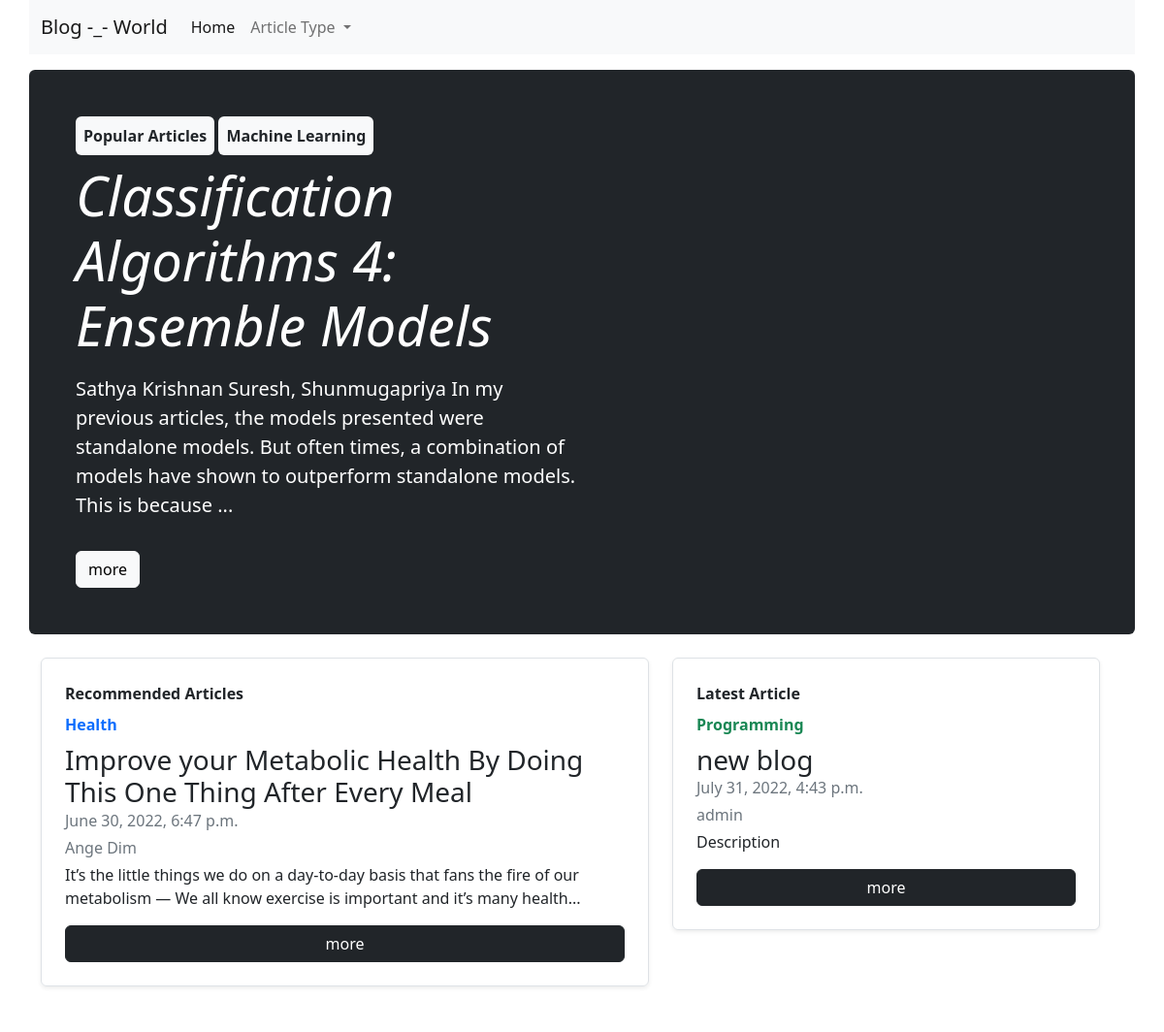
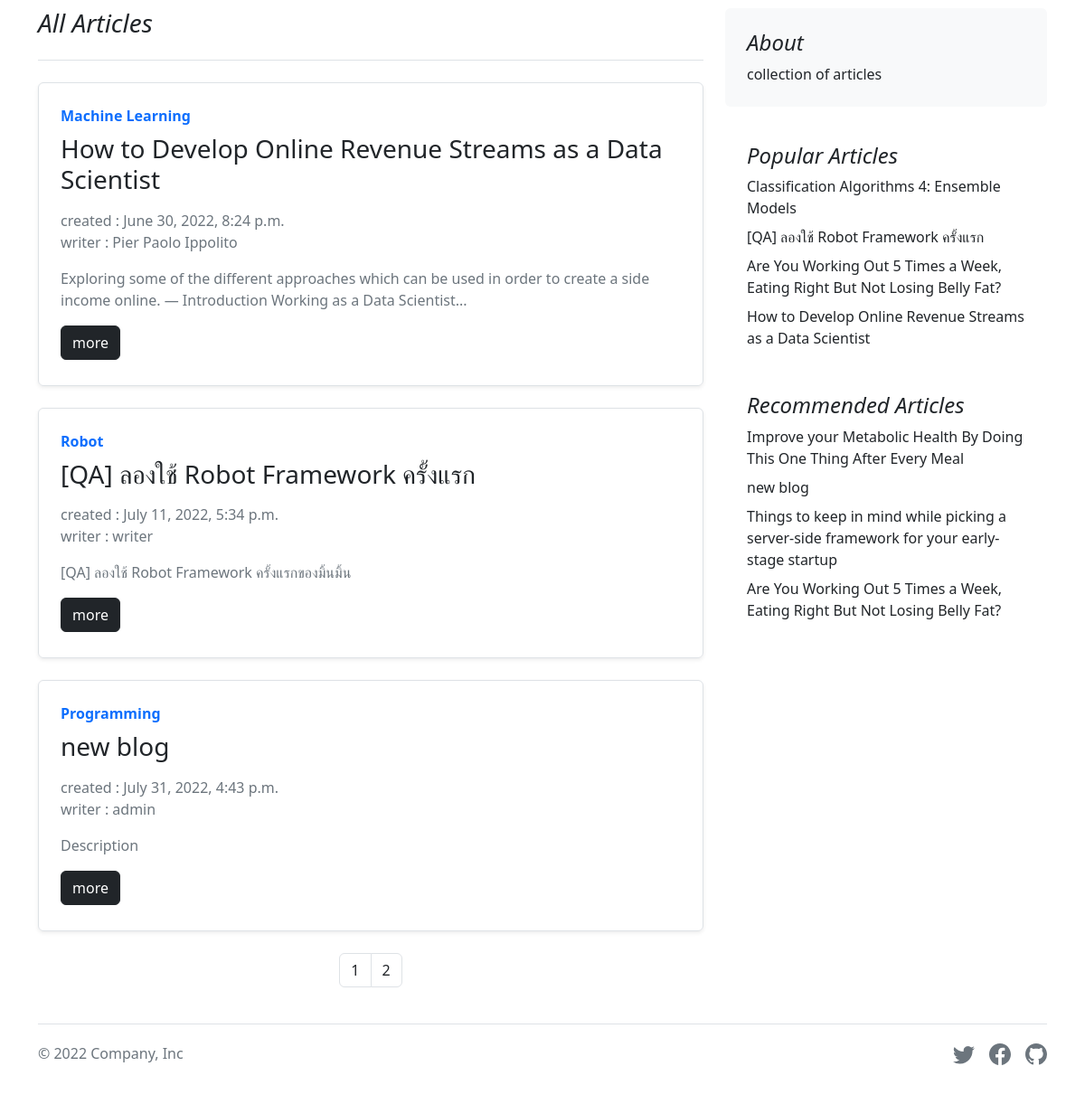
Screenshot of /?page=2 with the database file from the repository (2 pictures, top to bottom).
### blog/models.py (models this page shows, shortened)
class Blogs(models.Model) :
    name = models.CharField(max_length=255)
    description = models.TextField()
    content = models.TextField()
    category = models.ForeignKey(Category,on_delete=models.CASCADE)
    writer = models.CharField(max_length=255)
    views = models.IntegerField(default=0)
    created = models.DateTimeField(auto_now_add=True)

### category/models.py (models this page shows)
class Category(models.Model) :
    name = models.CharField(max_length=255,unique=True)
    def __str__(self):
        return self.name

### blog/views.py (the view)
# urls.py: path('', index, name='index'),
def index(request):
    blogs = Blogs.objects.all()
    latest = Blogs.objects.all().order_by('-pk')[:4]
    latest_h = Blogs.objects.all().order_by('-pk')[:1]
    popular_h = Blogs.objects.all().order_by('-views')[:1]
    recommend_h = Blogs.objects.all().order_by('views')[:1]
    paginator = Paginator(blogs, 4)
    try:
        page = int(request.GET.get('page', '1'))
    except:
        page = 1
    try:
        blogPerpage = paginator.page(page)
    except(EmptyPage, InvalidPage):
        blogPerpage = paginator.page(paginator.num_pages)
    context = {
        'categories': categories,
        'blogs': blogPerpage,
        'latest': latest,
        'latest_h': latest_h,
        'popular_h': popular_h,
        'popular': popular,
        'recommend': recommend,
        'recommend_h': recommend_h,
    }
    return render(request, 'index.html', context)

### blog/templates/index.html
{% extends 'layout.html' %}
{% block content %}
{% for blog in popular_h %}
<div class="p-4 p-md-5 mb-4 text-white rounded bg-dark">
    <div class="col-md-6 px-0">
        <strong class="d-inline-block mb-2 text-dark bg-light rounded p-2">Popular Articles</strong>
        <strong class="d-inline-block mb-2 text-dark bg-light rounded p-2">{{blog.category}}</strong>
        <h1 class="display-4 fst-italic">{{blog.name}}</h1>
        <p class="lead my-3">{{blog.description}}</p>
        <p class="lead mb-0"><a href="{% url 'blogDetail' blog.id %}" class="btn btn-light mt-3">more</a></p>
    </div>
</div>
{% endfor %}
<div class="row mb-2">
    <div class="col-md-7">
        <div class="row g-0 border rounded overflow-hidden flex-md-row mb-4 shadow-sm h-md-250 position-relative">
            {% for blog in recommend_h %}
            <div class="col p-4 d-flex flex-column position-static">
                <strong class="d-inline-block mb-2 text-dark">Recommended Articles</strong>
                <strong class="d-inline-block mb-2 text-primary">{{blog.category}}</strong>
                <h3 class="mb-0">{{blog.name}}</h3>
                <div class="mb-1 text-muted">{{blog.created}}</div>
                <div class="mb-1 text-muted">{{blog.writer}}</div>
                <p class="card-text mb-auto">{{blog.description}}</p>
                <a href="{% url 'blogDetail' blog.id %}" class="btn btn-dark mt-3">more</a>
            </div>
            {% endfor %}
        </div>
    </div>
    <div class="col-md-5">
        <div class="row g-0 border rounded overflow-hidden flex-md-row mb-4 shadow-sm h-md-250 position-relative">
            {% for blog in latest_h %}
            <div class="col p-4 d-flex flex-column position-static">
                <strong class="d-inline-block mb-2 text-dark">Latest Article</strong>
                <strong class="d-inline-block mb-2 text-success">{{blog.category}}</strong>
                <h3 class="mb-0">{{blog.name}}</h3>
                <div class="mb-1 text-muted">{{blog.created}}</div>
                <div class="mb-1 text-muted">{{blog.writer}}</div>
                <p class="mb-auto">{{blog.description}}</p>
                <a href="{% url 'blogDetail' blog.id %}" class="btn btn-dark mt-3">more</a>
            </div>
            {% endfor %}
        </div>
    </div>
</div>
<div class="col-md-8" id="all_articles">
    <h3 class="pb-4 mb-4 fst-italic border-bottom">
        All Articles
    </h3>
    {% for blog in blogs %}
    <div>
        <div class="row g-0 border rounded overflow-hidden flex-md-row mb-4 shadow-sm h-md-250 position-relative">
            <div class="col p-4 d-flex flex-column position-static">
                <strong class="d-inline-block mb-2 text-primary">{{blog.category}}</strong>
                <h3 class="mb-0">{{blog.name}}</h3>
                <div class="mb-1 text-muted">
                    <span class="row mx-0 mt-3">created : {{blog.created}}</span>
                    <span class="row mx-0 mb-3">writer : {{blog.writer}}</span>
                    <p class="card-text mb-auto">{{blog.description}}</p>
                    <a href="{% url 'blogDetail' blog.id %}" class="btn btn-dark mt-3">more</a>
                </div>
            </div>
        </div>
    </div>
    {% endfor %}
    <div class="row">
        <div class="col-md-12">
            <nav aria-label="pagination ">
                {% if blogs.paginator.num_pages > 1 %}
                <ul class="pagination justify-content-center">
                    {% for page_number in blogs.paginator.page_range %}
                    <li class="page-item"><a class="page-link text-dark" href="?page={{page_number}}">{{page_number}}</a></li>
                    {% endfor %}
                </ul>
                {% endif %}
            </nav>
        </div>
    </div>
</div>
{% endblock %}

### blog/templates/layout.html (shortened to what this page needs)
<!doctype html>
<html lang="en">
<head>
    <link href="https://cdn.jsdelivr.net/npm/bootstrap@5.2.0-beta1/dist/css/bootstrap.min.css" rel="stylesheet"
>
</head>
<body>
    <nav class="navbar navbar-expand-lg bg-light container sticky-top mb-3">
        <div class="container-fluid">
          <a class="navbar-brand" href="/">Blog -_- World</a>
          <div class="collapse navbar-collapse" id="navbarNavDropdown">
            <ul class="navbar-nav">
              <li class="nav-item">
                <a class="nav-link active" aria-current="page" href="/">Home</a>
              </li>
              <li class="nav-item dropdown">
                <a class="nav-link dropdown-toggle" href="#" id="navbarDropdownMenuLink" role="button" data-bs-toggle="dropdown" aria-expanded="false">
                    Article Type
                </a>
              </li>
            </ul>
          </div>
        </div>
      </nav>
    <main class="container">
        <div class="row g-4">
            {% block content %}
            {% endblock %}
            <div class="col-md-4">
                <div class="position-sticky" style="top: 2rem;">
                    <div class="p-4 mb-3 bg-light rounded">
                        <h4 class="fst-italic">About</h4>
                        <p class="mb-0">collection of articles</p>
                    </div>
                    <div class="p-4">
                        <h4 class="fst-italic">Popular Articles</h4>
                        <ol class="list-unstyled mb-0">
                            {% for blog in popular %}
                            <li class="mt-2"><a href="{% url 'blogDetail' blog.id %}" class="text-dark text-decoration-none">{{blog.name}}</a></li>
                            {% endfor %}
                        </ol>
                    </div>
                    <div class="p-4">
                        <h4 class="fst-italic">Recommended Articles</h4>
                        <ol class="list-unstyled">
                            {% for blog in recommend %}
                            <li class="mt-2"><a href="{% url 'blogDetail' blog.id %}" class="text-dark text-decoration-none">{{blog.name}}</a></li>
                            {% endfor %}
                        </ol>
                    </div>
                </div>
            </div>
        </div>
    </main>
    <div class="container">
        <footer class="d-flex flex-wrap justify-content-between align-items-center py-3 my-4 border-top">
          <p class="col-md-4 mb-0 text-muted">&copy; 2022 Company, Inc</p>
          <a href="/" class="col-md-4 d-flex align-items-center justify-content-center mb-3 mb-md-0 me-md-auto link-dark text-decoration-none">
            <svg class="bi me-2" width="40" height="32"><use xlink:href="#bootstrap"/></svg>
          </a>
          <ul class="nav col-md-4 justify-content-end list-unstyled d-flex">
            <li class="ms-3">
                <a class="text-muted" href="#">
                </a>
             </li>
            <li class="ms-3">
                <a class="text-muted" href="#">
                </a>
             </li>
            <li class="ms-3">
                <a class="text-muted" href="#">
                </a>
             </li>
        </footer>
      </div>
</body>
</html>

### rows the page displays
Blogs: category "Machine Learning", name "Classification Algorithms 4: Ensemble Models", description "Sathya Krishnan Suresh, Shunmugapriya In my previous articles, the models presented were standalone models. But often times, a combination of models have shown to outperform standalone models. This is because ..."
Blogs: category "Health", name "Improve your Metabolic Health By Doing This One Thing After Every Meal", created "June 30, 2022, 6:47 p.m.", writer "Ange Dim", description "It’s the little things we do on a day-to-day basis that fans the fire of our metabolism — We all know exercise is important and it’s many health..."
Blogs: category "Programming", name "new blog", created "July 31, 2022, 4:43 p.m.", writer "admin", description "Description"
Blogs: category "Machine Learning", name "How to Develop Online Revenue Streams as a Data Scientist", created "June 30, 2022, 8:24 p.m.", writer "Pier Paolo Ippolito", description "Exploring some of the different approaches which can be used in order to create a side income online. — Introduction Working as a Data Scientist..."
Blogs: category "Robot", name "[QA] ลองใช้ Robot Framework ครั้งแรก", created "July 11, 2022, 5:34 p.m.", writer "writer", description "[QA] ลองใช้ Robot Framework ครั้งแรกของมิ้นมิ้น"
Blogs: name "Are You Working Out 5 Times a Week, Eating Right But Not Losing Belly Fat?"
Blogs: name "Things to keep in mind while picking a server-side framework for your early-stage startup"

### other values shown
{{ page_number }} "1" "2"
